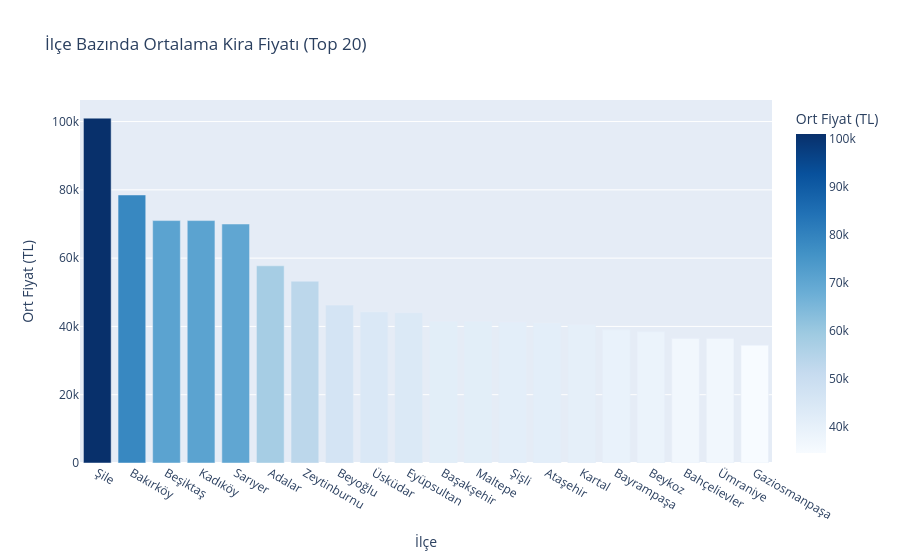

The notebook cell this image was saved under:
### Code cell
#İlçe Bazında Ortalama Kira Fiyatı
import plotly.express as px

ilce_fiyat = df.groupby('Ilce')['Fiyat'].median().reset_index()
ilce_fiyat = ilce_fiyat.sort_values('Fiyat', ascending=False).head(20)

fig = px.bar(ilce_fiyat, 
             x='Ilce', y='Fiyat',
             color='Fiyat',
             color_continuous_scale='Blues',
             title='İlçe Bazında Ortalama Kira Fiyatı (Top 20)',
             labels={'Fiyat': 'Ort Fiyat (TL)', 'Ilce': 'İlçe'})
fig.show()

### Figure 1 — Plotly figure (JSON) as saved in the notebook; plotly's stock layout.template omitted (floating-point values rounded to 4 significant figures)
{"data": [{"hovertemplate": "İlçe=%{x}<br>Ort Fiyat (TL)=%{marker.color}<extra></extra>", "legendgroup": "", "marker": {"color": [101000.0, 78500.0, 71000.0, 71000.0, 70000.0, 57750.0, 53250.0, 46250.0, 44250.0, 44000.0, 41500.0, 41500.0, 41250.0, 41000.0, 40500.0, 39000.0, 38500.0, 36500.0, 36500.0, 34500.0], "coloraxis": "coloraxis", "pattern": {"shape": ""}}, "name": "", "orientation": "v", "showlegend": false, "textposition": "auto", "type": "bar", "x": ["Şile", "Bakırköy", "Beşiktaş", "Kadıköy", "Sarıyer", "Adalar", "Zeytinburnu", "Beyoğlu", "Üsküdar", "Eyüpsultan", "Başakşehir", "Maltepe", "Şişli", "Ataşehir", "Kartal", "Bayrampaşa", "Beykoz", "Bahçelievler", "Ümraniye", "Gaziosmanpaşa"], "xaxis": "x", "y": [101000.0, 78500.0, 71000.0, 71000.0, 70000.0, 57750.0, 53250.0, 46250.0, 44250.0, 44000.0, 41500.0, 41500.0, 41250.0, 41000.0, 40500.0, 39000.0, 38500.0, 36500.0, 36500.0, 34500.0], "yaxis": "y"}], "layout": {"barmode": "relative", "coloraxis": {"colorbar": {"title": {"text": "Ort Fiyat (TL)"}}, "colorscale": [[0, "rgb(247,251,255)"], [0.125, "rgb(222,235,247)"], [0.25, "rgb(198,219,239)"], [0.375, "rgb(158,202,225)"], [0.5, "rgb(107,174,214)"], [0.625, "rgb(66,146,198)"], [0.75, "rgb(33,113,181)"], [0.875, "rgb(8,81,156)"], [1, "rgb(8,48,107)"]]}, "legend": {"tracegroupgap": 0}, "title": {"text": "İlçe Bazında Ortalama Kira Fiyatı (Top 20)"}, "xaxis": {"anchor": "y", "domain": [0, 1], "title": {"text": "İlçe"}}, "yaxis": {"anchor": "x", "domain": [0, 1], "title": {"text": "Ort Fiyat (TL)"}}}}
